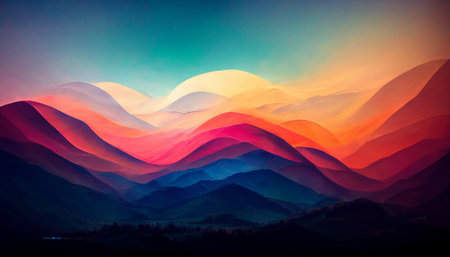
#> input picture Python-1-Array/ex05/landscape.jpg, 450 x 257 px
$ python tester.py
#> lines starting #> are read from the running program, lines starting #| are printed output that depends on the picture
### Python-1-Array/ex05/load_image.py
from PIL import Image
from os import access, R_OK
import numpy as np


def ft_load(path: str) -> np.array:
    """
    Loads an JPG or JPEG image, prints its shape, and its pixels
    content in RGB format.

    Args:
        Path (str): path to the image to load.

    Returns:
        A numpy array containing the image in RGB format.
    """
#> called with path = 'landscape.jpg'
    try:
        try:
            image = Image.open(path)
#> image is the input picture: PIL image 450x257 RGB; mean R, G, B 98.7, 79.1, 89.1
#| The shape of image is: (257, 450, 3)
#> (printed output is left out)
        except FileNotFoundError as e:
            raise FileNotFoundError(f"{e}.")
        except IOError:
            if not access(path, R_OK):
                print(f"The file '{path}' is not readable.")
            else:
                print(f"The file '{path}' is not a valid image file.")
            return None

        if image.format not in ["JPEG", "JPG"]:
            raise ValueError("Image must be in JPG or JPEG format.")

        if image.mode != 'RGB':
            image = image.convert('RGB')
        pixels = np.array(image)
        # print(f"The shape of image is: {pixels.shape}")
        # imprime sous la forme (hauteur, largeur, nb de canaux)
        return pixels

    except Exception as e:
        print(type(e).__name__ + ":", e)
        return

### Python-1-Array/ex05/pimp_image.py
import numpy as np
from PIL import Image


def ft_invert(array) -> np.array:
    """
    Inverts the color of the image received.
    Args:
        array (np.array): the image to invert.
    Returns: the inverted image.
    """
    # verifier si tableau de type np.uint8 sinon pb de sous-overflow
    if array.dtype != np.uint8:
        array = array.astype(np.uint8)
    # on soustrait chaque valeur de pixel de la valeur maximale pour inverser
    inverted = 255 - array
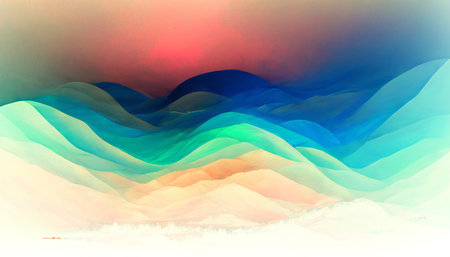
#> inverted: shape (257, 450, 3); mean R, G, B 156.3, 175.9, 165.9
    return inverted


def ft_red(array) -> np.array:
    """
    Transform the colors of the image received into red levels.
    Args:
        array (np.array): the image to turn into red levels.
    Returns: the red image.
    """
    # on multiplie pour laisser R inchangé et mettre a zero G et B
    red = np.copy(array)
    red = array * [1, 0, 0]
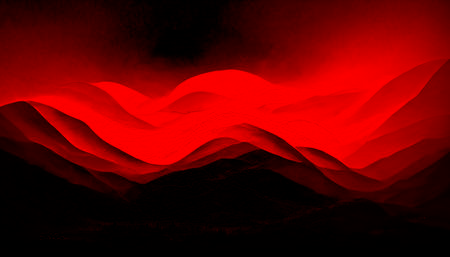
#> red: shape (257, 450, 3) int64; mean R, G, B 98.7, 0, 0
    return red


def ft_green(array) -> np.array:
    """
    Transform the colors of the image received into green levels.
    Args:
        array (np.array): the image to turn into green levels.
    Returns: the green image.
    """
    # on soustrait les R et B a eux memes pour que = 0
    green = np.copy(array)
    green[:, :, 0] = green[:, :, 0] - green[:, :, 0]
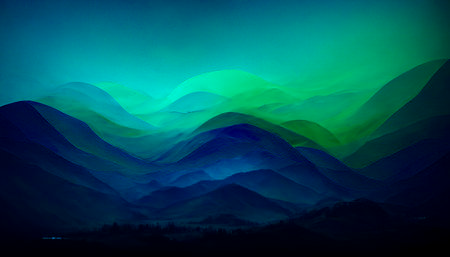
#> green: shape (257, 450, 3); mean R, G, B 0, 79.1, 89.1
    green[:, :, 2] = green[:, :, 2] - green[:, :, 2]
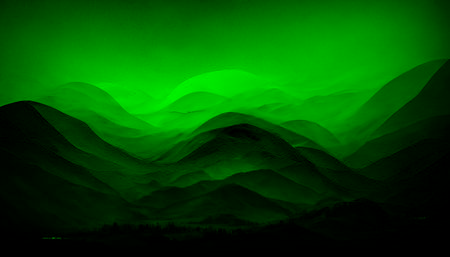
#> green: shape (257, 450, 3); mean R, G, B 0, 79.1, 0
    return green


def ft_blue(array) -> np.array:
    """
    Transform the colors of the image received into blue levels.
    Args:
        array (np.array): the image to turn into blue levels.
    Returns: the blue image.
    """
    # on met les R et G a  = 0
    blue = np.copy(array)
    blue[:, :, 0] = 0
    blue[:, :, 1] = 0
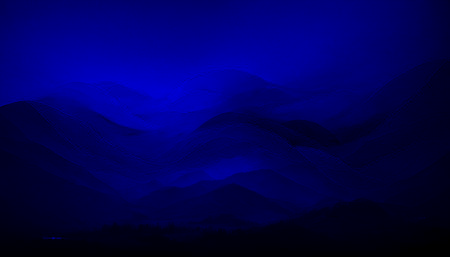
#> blue: shape (257, 450, 3); mean R, G, B 0, 0, 89.1
    return blue


def ft_grey(array) -> np.array:
    """
    Transform the colors of the image received into grey levels.
    Args:
        array (np.array): the image to turn into grey levels.
    Returns: the grey image.
    """
    # on convertie le tableau en image
    image = Image.fromarray(array)
    # convert pour convertir l image et 'L' pour les niveaux de gris
    # (chaque pixel aura une seule valeur d'intensité lumineuse)
    grey = image.convert("L")
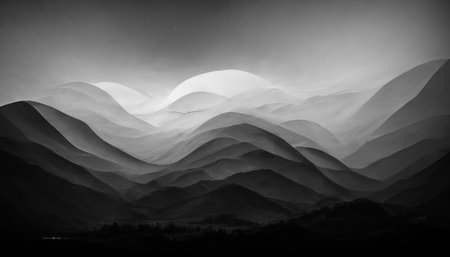
#> grey: PIL image 450x257 L; min 0, max 245, mean 86.1
    greyed = np.array(grey)
    return greyed

### Python-1-Array/ex05/tester.py
from load_image import ft_load
from pimp_image import ft_invert
from pimp_image import ft_red
from pimp_image import ft_green
from pimp_image import ft_blue
from pimp_image import ft_grey
import matplotlib.pyplot as plt


def main():
    image = ft_load("landscape.jpg")
    if image is None:
        return
    print(f"The shape of image is: {image.shape}")
    print(image)
    try:
        invert = ft_invert(image)
        red = ft_red(image)
        green = ft_green(image)
        blue = ft_blue(image)
        gray = ft_grey(image)
        print(ft_invert.__doc__)
        print(ft_red.__doc__)
        print(ft_green.__doc__)
        print(ft_blue.__doc__)
        print(ft_grey.__doc__)

        filtered_images = [image, invert, red,
                           green, blue, gray]
        titles = ["Figure VIII.1: Original ",
                  "Figure VIII.2: Invert ",
                  "Figure VIII.3: Red ",
                  "Figure VIII.4: Green",
                  "Figure VIII.5: Blue ",
                  "Figure VIII.6: Grey "]

        axs = plt.subplots(3, 2, figsize=(6, 8))[1]
        # retourne un tuple contenant la figure et les axes
        # mais on ne veut que les axes
        # ensuite on itere syr tous les subplots de la grille
        for i, ax in enumerate(axs.flat):
            if ('Grey' in titles[i]):
                ax.imshow(filtered_images[i], cmap='gray')
            else:
                ax.imshow(filtered_images[i])
            ax.set_xlabel(titles[i])
            ax.set_xticks([])
            ax.set_yticks([])

        plt.show()
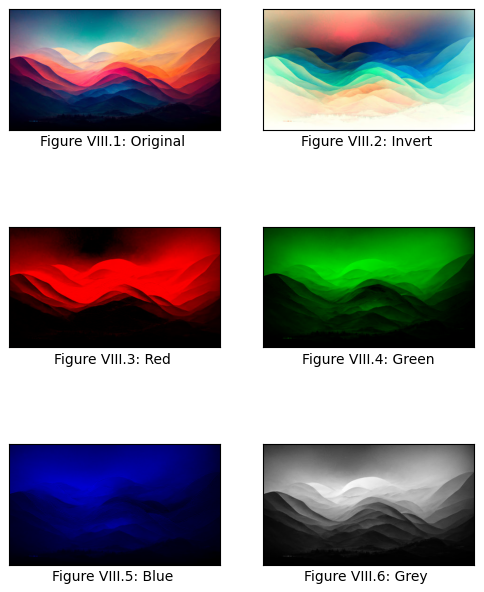
#> figure drawn by matplotlib, 6 panels

    except Exception as e:
        print(type(e).__name__ + ":", e)
        return


if __name__ == "__main__":
    main()
